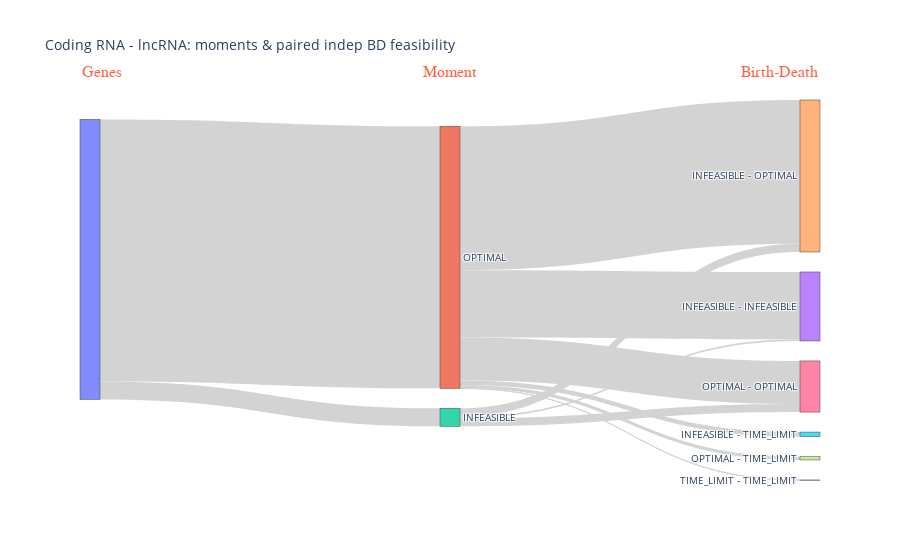

This figure's notebook cell:
### Code cell
sankey_from_df(result_df(moment_pcRNA_lncRNA, optimization_pcRNA_BD, optimization_lncRNA_BD), "Coding RNA - lncRNA: moments & paired indep BD feasibility")

### Figure 1 — Plotly figure (JSON) as saved in the notebook; plotly's stock layout.template omitted (floating-point values rounded to 4 significant figures)
{"data": [{"link": {"color": "lightgrey", "source": [0, 0, 1, 1, 1, 1, 1, 1, 2, 2, 2, 2, 2, 2], "target": [1, 2, 3, 4, 5, 6, 7, 8, 3, 4, 5, 6, 7, 8], "value": [15160, 1040, 3891, 8321, 267, 2489, 189, 3, 99, 472, 0, 469, 0, 0]}, "node": {"label": ["", "OPTIMAL", "INFEASIBLE", "INFEASIBLE - INFEASIBLE", "INFEASIBLE - OPTIMAL", "INFEASIBLE - TIME_LIMIT", "OPTIMAL - OPTIMAL", "OPTIMAL - TIME_LIMIT", "TIME_LIMIT - TIME_LIMIT"]}, "type": "sankey"}], "layout": {"annotations": [{"align": "center", "font": {"color": "tomato", "family": "Courier New, monospace", "size": 16}, "showarrow": false, "text": "Genes", "x": 0, "xref": "paper", "y": 1.1, "yref": "paper"}, {"align": "center", "font": {"color": "tomato", "family": "Courier New, monospace", "size": 16}, "showarrow": false, "text": "Moment", "x": 0.5, "xref": "paper", "y": 1.1, "yref": "paper"}, {"align": "center", "font": {"color": "tomato", "family": "Courier New, monospace", "size": 16}, "showarrow": false, "text": "Birth-Death", "x": 1, "xref": "paper", "y": 1.1, "yref": "paper"}], "font": {"size": 10}, "plot_bgcolor": "rgba(0,0,0,0)", "title": {"text": "Coding RNA - lncRNA: moments & paired indep BD feasibility"}, "xaxis": {"showgrid": false, "visible": false, "zeroline": false}, "yaxis": {"showgrid": false, "visible": false, "zeroline": false}}}
